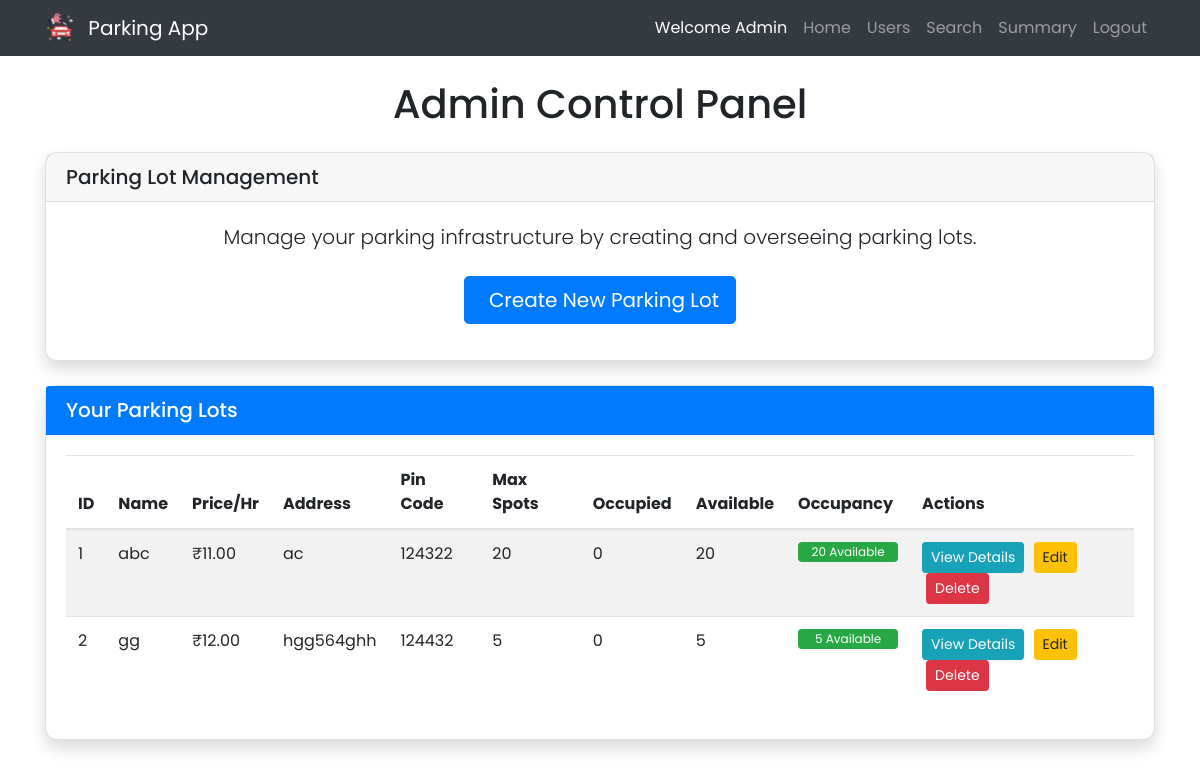
The page /dashboard (signed in) on the database its author committed.
### models.py (models this page shows, shortened)
class ParkingLot(db.Model):
    __table_args__ = {'extend_existing': True}
    id = db.Column(db.Integer, primary_key=True)
    prime_location_name = db.Column(db.String(100), nullable=False)
    price = db.Column(db.Float, nullable=False) # Price per hour
    address = db.Column(db.String(200), nullable=False)
    pin_code = db.Column(db.String(10), unique=True, nullable=False) # Unique Pin Code
    maximum_number_of_spots = db.Column(db.Integer, nullable=False)
    spots = db.relationship('ParkingSpot', backref='lot', lazy=True, cascade="all, delete-orphan")
    @property
    def occupied_spots_count(self):
        return ParkingSpot.query.with_parent(self).filter_by(status='O').count()
    @property
    def available_spots_count(self):
        return ParkingSpot.query.with_parent(self).filter_by(status='A').count()

### app.py (the view, shortened to what this page needs)
@app.route('/dashboard')
@login_required
def dashboard():
    if current_user.is_blocked:
        flash('Your account is blocked. Contact an admin.', 'danger')
        logout_user()
        logging.info(f"Blocked user {current_user.email} logged out due to block status")
        return redirect(url_for('login'))
    lots = ParkingLot.query.all()
    if current_user.is_admin:
        logging.info(f"Admin {current_user.email} accessed dashboard")
        return render_template('admin/dashboard.html', lots=lots)

### app.py (called while the page is built)
@login_manager.user_loader
def load_user(user_id):
    try:
        return db.session.get(User, int(user_id))
    except Exception as e:
        logging.error(f"Error loading user {user_id}: {e}")
        return None

@app.before_request
def protect_against_csrf():
    try:
        csrf.protect()
    except Exception as e:
        logging.error(f"CSRF protection error: {e}")
        flash('CSRF validation failed. Please try again.', 'danger')
        return redirect(url_for('dashboard'))

### templates/admin/dashboard.html (shortened to what this page needs)
{% extends "base.html" %}
{% block content %}
<h1 class="text-center mb-4">Admin Control Panel</h1>
<div class="card shadow mb-4">
    <div class="card-header">
        <h5 class="mb-0">Parking Lot Management</h5>
    </div>
    <div class="card-body text-center">
        <p class="lead mb-4">Manage your parking infrastructure by creating and overseeing parking lots.</p>
        <a href="{{ url_for('create_lot') }}" class="btn btn-lg btn-primary mb-3">
             Create New Parking Lot
        </a>
    </div>
</div>
<div class="card shadow mb-4">
    <div class="card-header bg-primary text-white d-flex justify-content-between align-items-center">
        <h5 class="mb-0">Your Parking Lots</h5>
    </div>
    <div class="card-body">
        {% if lots %}
        <div class="table-responsive">
            <table class="table table-hover table-striped">
                <thead>
                    <tr>
                        <th>ID</th>
                        <th>Name</th>
                        <th>Price/Hr</th>
                        <th>Address</th>
                        <th>Pin Code</th>
                        <th>Max Spots</th>
                        <th>Occupied</th>
                        <th>Available</th>
                        <th>Occupancy</th>
                        <th>Actions</th>
                    </tr>
                </thead>
                <tbody>
                    {% for lot in lots %}
                    <tr>
                        <td>{{ lot.id }}</td>
                        <td>{{ lot.prime_location_name }}</td>
                        <td>₹{{ "%.2f"|format(lot.price) }}</td>
                        <td>{{ lot.address }}</td>
                        <td>{{ lot.pin_code }}</td>
                        <td>{{ lot.maximum_number_of_spots }}</td>
                        <td>{{ lot.occupied_spots_count }}</td>
                        <td>{{ lot.available_spots_count }}</td>
                        <td>
                            <div class="progress" style="height: 20px; min-width: 100px;">
                                {% set occupied_percentage = (lot.occupied_spots_count / lot.maximum_number_of_spots * 100) | round(2) if lot.maximum_number_of_spots > 0 else 0 %}
                                <div class="progress-bar bg-success" role="progressbar" style="width: {{ 100 - occupied_percentage }}%;" aria-valuenow="{{ 100 - occupied_percentage }}" aria-valuemin="0" aria-valuemax="100">
                                    {% if lot.available_spots_count > 0 %}{{ lot.available_spots_count }} Available{% endif %}
                                </div>
                            </div>
                        </td>
                        <td>
                            <a href="{{ url_for('view_lot', lot_id=lot.id) }}" class="btn btn-info btn-sm">View Details</a>
                            <a href="{{ url_for('edit_lot', lot_id=lot.id) }}" class="btn btn-warning btn-sm">Edit</a>
                            <form action="{{ url_for('delete_lot', lot_id=lot.id) }}" method="POST" style="display:inline;" class="ml-1">
                                <button type="submit" class="btn btn-danger btn-sm" data-confirm="Are you sure you want to delete this parking lot and all its spots? This action cannot be undone.">Delete</button>
                            </form>
                        </td>
                    </tr>
                    {% endfor %}
                </tbody>
            </table>
        </div>
        {% else %}
            <p class="text-center text-muted">No parking lots created yet. Use the "Create New Parking Lot" button above to get started.</p>
        {% endif %}
    </div>
</div>
{% endblock %}

### static/css/styles.css (style rules this page uses)
body { font-family: 'Poppins', sans-serif; }
.card { border-radius: 12px; box-shadow: 0 4px 8px rgba(0,0,0,0.1); transition: transform 0.2s; }
.card-header { border-radius: 12px 12px 0 0; }
.btn { transition: transform 0.2s; }
.btn-sm { margin-right: 5px; }

### rows shown on the page
ParkingLot: id "1", prime_location_name "abc", price "11.00", address "ac", pin_code "124322", maximum_number_of_spots "20", occupied_spots_count "0", available_spots_count "20", {{ 100 - occupied_percentage }} 100.0 (drawn)
ParkingLot: id "2", prime_location_name "gg", price "12.00", address "hgg564ghh", pin_code "124432", maximum_number_of_spots "5", occupied_spots_count "0", available_spots_count "5", {{ 100 - occupied_percentage }} 100.0 (drawn)
